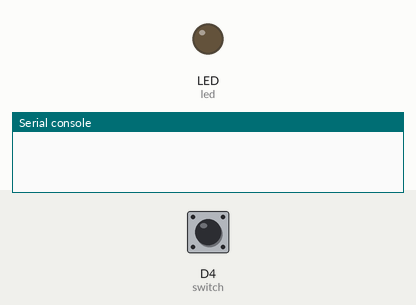
Recording of a program running on a simulated CircuitPython board. Parts: output pins drawn as LEDs (lit = HIGH), the last lines printed to the serial console. The inputs (shaded band) are chosen by the test bench; at power-on: D4 (switch) HIGH.

Above: at 1.2 s.
1.3 s: D4 (switch) pulled LOW for 0.15 s
At 1.38 s:
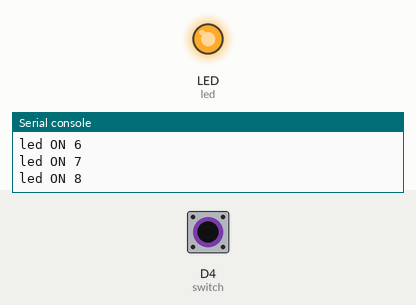
2.9 s: D4 (switch) pulled LOW for 3.2 s
At 7.4 s:
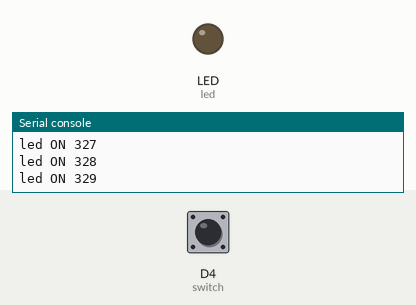
Timing chart, 0 to 8.9 s (numbered marks = the images above; inputs shaded):
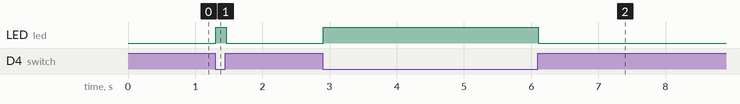

Measured:
- after the input at 1.3 s, LED (led): LOW → HIGH at once, → LOW 0.15 s later
- after the input at 2.9 s, LED (led): LOW → HIGH at once, → LOW 3.2 s later

The program:

arduino_nano_rp2040_connect_button.py
```python
import time
import board
from digitalio import DigitalInOut, Direction, Pull

#  LED setup for onboard LED
led = DigitalInOut(board.LED)
led.direction = Direction.OUTPUT

#  button setup
switch = DigitalInOut(board.D4)
switch.direction = Direction.INPUT
switch.pull = Pull.UP

#  variable for number count
n = 0

while True:
    #  when switch is NOT pressed...
    if switch.value:
        #  LED is off
        led.value = False
    #  when switch is pressed...
    else:
        #  LED is on
        led.value = True
        #  value of n increases by 1
        n += 1
        #  n is printed to the REPL
        print("led ON %i" % n)
    #  delay
    time.sleep(0.01)
```
